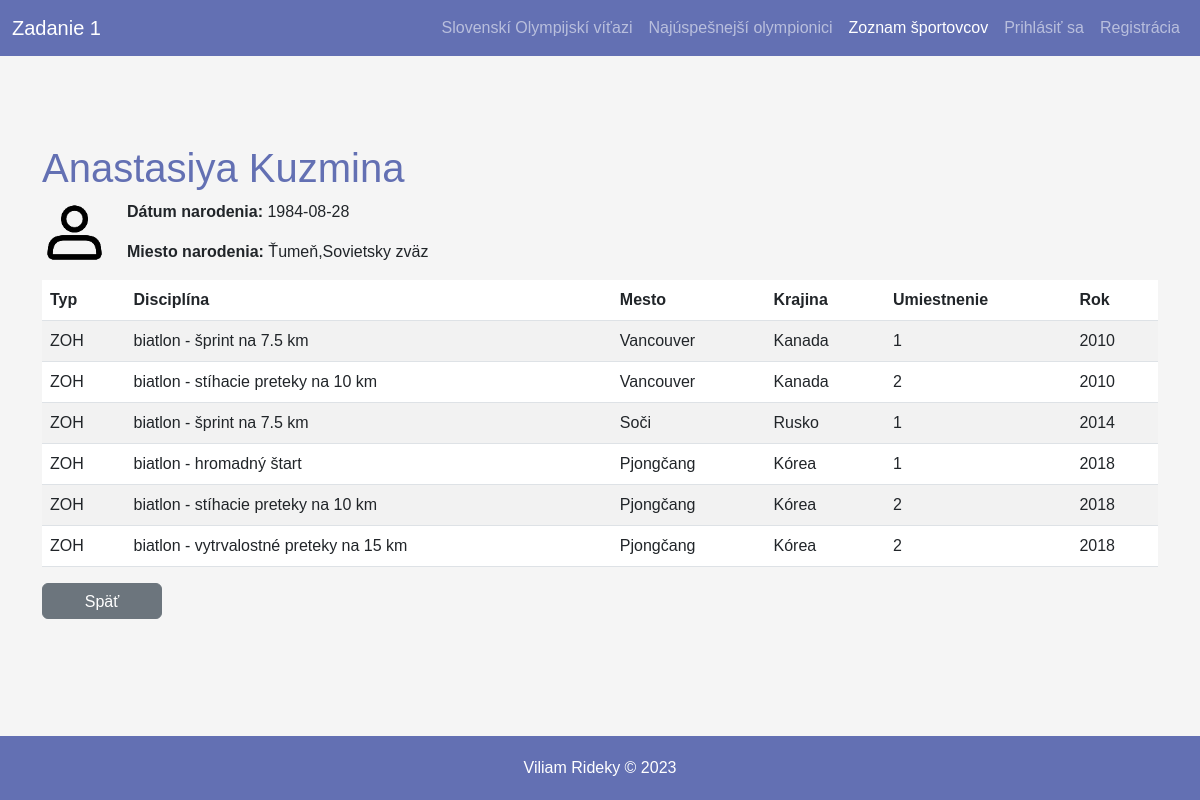
The app's page /athlete.php?id=4 with its own data.
### tables this page shows
CREATE TABLE `person` (
  `id` int UNSIGNED NOT NULL,
  `name` varchar(100) NOT NULL,
  `surname` varchar(150) NOT NULL,
  `birth_day` date NOT NULL,
  `birth_place` varchar(100) NOT NULL,
  `birth_country` varchar(100) NOT NULL,
  `death_day` date DEFAULT NULL,
  `death_place` varchar(100) DEFAULT NULL,
  `death_country` varchar(100) DEFAULT NULL
);

CREATE TABLE `placement` (
  `id` int UNSIGNED NOT NULL,
  `person_id` int UNSIGNED NOT NULL,
  `game_id` int UNSIGNED NOT NULL,
  `placing` int UNSIGNED NOT NULL,
  `discipline` varchar(200) NOT NULL
);

CREATE TABLE `olympic_game` (
  `id` int UNSIGNED NOT NULL,
  `type` varchar(10) NOT NULL,
  `year` smallint NOT NULL,
  `game_order` tinyint UNSIGNED NOT NULL,
  `city` varchar(100) NOT NULL,
  `country` varchar(100) NOT NULL
);

### athlete.php (the view, shortened to what this page needs)
<?php
    $athlete_id = $_GET['id'];
    try{
        $db = new PDO("mysql:host=$hostname;dbname=$dbname", $username, $password);
        $db->setAttribute(PDO::ATTR_ERRMODE, PDO::ERRMODE_EXCEPTION);
        $query = "SELECT * FROM person p WHERE id = $athlete_id";
        $stmt = $db->query($query);
        $athlete = $stmt->fetch();
        $query2 = "SELECT og.type, og.year, og.city, og.country, placement.placing,placement.discipline,person.name,person.surname
        FROM olympic_game AS og
        JOIN placement ON og.id = placement.game_id
        JOIN person ON placement.person_id = person.id
        WHERE person.id = $athlete_id";
        $stmt = $db->query($query2);
        $results = $stmt->fetchAll(PDO::FETCH_ASSOC);
    }catch(PDOException $e){
        echo $e->getMessage();
    }
?>
<!DOCTYPE html>
<html>
<head>
    <link href="https://cdn.jsdelivr.net/npm/bootstrap@5.3.0-alpha1/dist/css/bootstrap.min.css" rel="stylesheet">
    <link rel="stylesheet" type="text/css" href="https://cdn.datatables.net/1.13.3/css/jquery.dataTables.css">
    <link rel="stylesheet" href="style.css">
</head>
<body>
    <header>
        <nav class="navbar navbar-expand-lg fixed-top navbar-dark">
        <div class="container-fluid">
            <a class="navbar-brand" href="#">Zadanie 1</a>
            <div class="collapse navbar-collapse" id="navbarText">
            <ul class="navbar-nav ms-auto mb-2 mb-lg-0">
                <li class="nav-item">
                 <a class="nav-link" aria-current="page" href="index.php"> Slovenskí Olympijskí víťazi</a>
                </li>
                <li class="nav-item">
                <a class="nav-link" href="index_success.php">Najúspešnejší olympionici</a>
                </li>
                <li class="nav-item">
                <a class="nav-link active" href="index_list.php">Zoznam športovcov</a>
                </li>
                <li class="nav-item">
                <?php
                if ((isset($_SESSION['access_token']) && $_SESSION['access_token']) || (isset($_SESSION['loggedin']) && $_SESSION['loggedin'])){
                            echo '<a class="nav-link" href="admin.php">Admin Panel</a>';
                        }else{
                            echo '<a class="nav-link" href="login.php">Prihlásiť sa</a>';
                        }
                ?>
                </li>
                <li class="nav-item">
                <?php
                if ((isset($_SESSION['access_token']) && $_SESSION['access_token']) || (isset($_SESSION['loggedin']) && $_SESSION['loggedin'])){
                            echo '<a class="nav-link" href="./oauth/logout.php">Odhlásiť sa</a>';
                        }else{
                            echo '<a class="nav-link" href="register.php">Registrácia</a>';
                        }
                ?>
                </li>
                </ul>
            </div>
        </div>
        </nav>
    </header>
    <main class="content">
        <div class="container">
            <h1><?php echo $athlete["name"] . " " . $athlete["surname"]; ?></h1>
            <div class="row">
                <div class="col-lg-12">
                    <img src="useros.png" alt="profile_picture" class="image" width=65 height=65>
                    <div>
                        <p><strong>Dátum narodenia: </strong><?php echo $athlete["birth_day"];?></p>
                        <p><strong>Miesto narodenia: </strong><?php echo $athlete["birth_place"] . "," . $athlete["birth_country"];?></p>
                    </div>
                </div>
            </div >
            <table class="table table-striped" >
                <thead>
                    <tr>
                        <th scope="col">Typ</th>
                        <th scope="col">Disciplína</th>
                        <th scope="col">Mesto</th>
                        <th scope="col">Krajina</th>
                        <th scope="col">Umiestnenie</th>
                        <th scope="col">Rok</th>
                    </tr>
                </thead>
                <tbody>
                    <?php foreach($results as $result){ ?>
                        <tr>
                            <td><?php echo $result['type']; ?></td>
                            <td><?php echo $result['discipline']; ?></td>
                            <td><?php echo $result['city']; ?></td>
                            <td><?php echo $result['country']; ?></td>
                            <td><?php echo $result['placing']; ?></td>
                            <td><?php echo $result['year']; ?></td>
                        </tr>
                    <?php } ?>
                </tbody>
            </table>
        <a href="index_list.php" class="btn btn-secondary">Späť</a>
        </div>
    </main>
</body>
    <footer>
      <div class="container">Viliam Rideky &copy; 2023</div>
    </footer>
</html>

### style.css (style rules this page uses)
* { margin: 0; padding: 0; box-sizing: border-box; }
body { font-family: "Poppins", sans-serif; min-height: 100vh; width: 100%; background-color: whitesmoke; display: flex; flex-direction: column; }
.content { flex: 1 0 auto; margin-top: 3rem; }
.navbar { background-color: #6370B3; justify-content: flex-end; }
.navbar-brand { color: white; }
footer { padding-top: 20px; padding-bottom: 20px; margin-top: 20px; background-color: #6370B3; text-align: center; color: white; }
.container h1 { margin-top: 6rem; color: #6370B3; }
.image { margin-right: 20px; }
.col-lg-12 { display: flex; }
.btn-secondary { margin-right: 20px; width: 120px; height: 36px; }

### records on screen
person: name "Anastasiya", surname "Kuzmina", birth_day "1984-08-28", birth_place "Ťumeň", birth_country "Sovietsky zväz"
placement: game.type "ZOH", discipline "biatlon - šprint na 7.5 km", game.city "Vancouver", game.country "Kanada", placing "1", game.year "2010"
placement: game.type "ZOH", discipline "biatlon - stíhacie preteky na 10 km", game.city "Vancouver", game.country "Kanada", placing "2", game.year "2010"
placement: game.type "ZOH", discipline "biatlon - šprint na 7.5 km", game.city "Soči", game.country "Rusko", placing "1", game.year "2014"
placement: game.type "ZOH", discipline "biatlon - hromadný štart", game.city "Pjongčang", game.country "Kórea", placing "1", game.year "2018"
placement: game.type "ZOH", discipline "biatlon - stíhacie preteky na 10 km", game.city "Pjongčang", game.country "Kórea", placing "2", game.year "2018"
placement: game.type "ZOH", discipline "biatlon - vytrvalostné preteky na 15 km", game.city "Pjongčang", game.country "Kórea", placing "2", game.year "2018"
